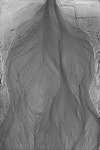
#> input picture assignments/1/src/0.png, 100 x 150 px; the run also reads 1 picture not shown here
$ python test_flow.py
#> lines starting #> are read from the running program, lines starting #| are printed output that depends on the picture
import cv2
import numpy as np
from imageio import imread

import pdb
pdb.set_trace()

im1 = np.asarray(imread("0.png"))
#> im1 is the input picture: shape (150, 100); min 45, max 224, mean 121.3
im2 = np.asarray(imread("1.png"))
# im1 = np.float64(im1 / 255)
# im2 = np.float64(im2 / 255)

flow = cv2.calcOpticalFlowFarneback(im1, im2, None, 0.5, 3, 15, 3, 5, 1.2, 0)

def draw_hsv(flow):
    h, w = flow.shape[:2]
#> h = 150; w = 100
    fx, fy = flow[:,:,0], flow[:,:,1]
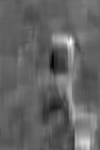
#> fx: shape (150, 100) float32; min -0.962, max 1.49, mean 0.00248; drawn with min black and max white
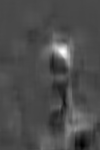
#> fy: shape (150, 100) float32; min -2.08, max 5.16, mean 0.115; drawn with min black and max white
    ang = np.arctan2(fy, fx) + np.pi
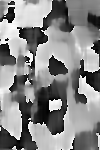
#> ang: shape (150, 100) float32; min 0.00393, max 6.28, mean 3.34; drawn with min black and max white
    v = np.sqrt(fx*fx+fy*fy)
    hsv = np.zeros((h, w, 3), np.uint8)
    hsv[...,0] = ang*(180/np.pi/2)
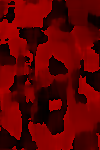
#> hsv: shape (150, 100, 3); mean of channels 0, 1, 2 95.2, 0, 0; drawn as R, G, B
    hsv[...,1] = 255
    hsv[...,2] = cv2.normalize(v, None, 0, 255, cv2.NORM_MINMAX)
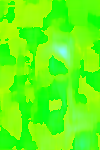
#> hsv: shape (150, 100, 3); mean of channels 0, 1, 2 95.2, 255, 16.6; drawn as R, G, B
    bgr = cv2.cvtColor(hsv, cv2.COLOR_HSV2BGR)
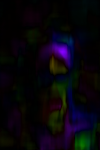
#> bgr: shape (150, 100, 3); mean B, G, R 11, 5.2, 7.7
    return bgr

def warp_flow(img, flow):

    import pdb
    pdb.set_trace()

    h, w = flow.shape[:2]
#> h = 150; w = 100
    flow = -flow
    flow[:,:,0] += np.arange(w)
    flow[:,:,1] += np.arange(h)[:,np.newaxis]
    res = cv2.remap(img, flow, None, cv2.INTER_LINEAR)
    return res

hsv = draw_hsv(flow)
im2w = warp_flow(im1, flow)
cv2.imwrite("/tmp/flow.jpg",hsv)
cv2.imwrite("/tmp/im1.jpg", im1*255)
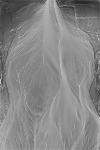
#> saved as im1.jpg: shape (150, 100); min 32, max 211, mean 134.7
cv2.imwrite("/tmp/im2.jpg", im2*255)
cv2.imwrite("/tmp/im2w.jpg", im2w)
